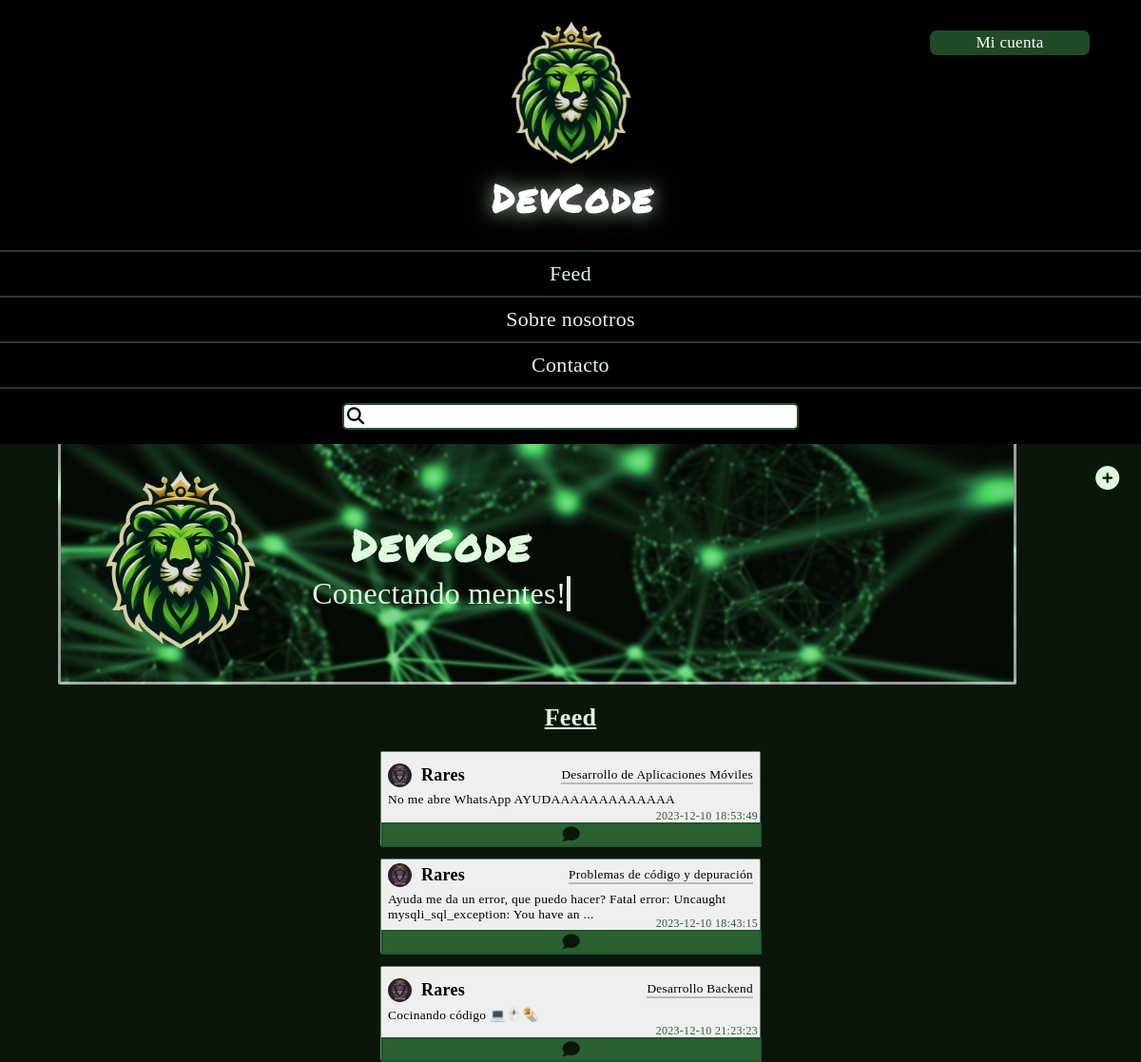
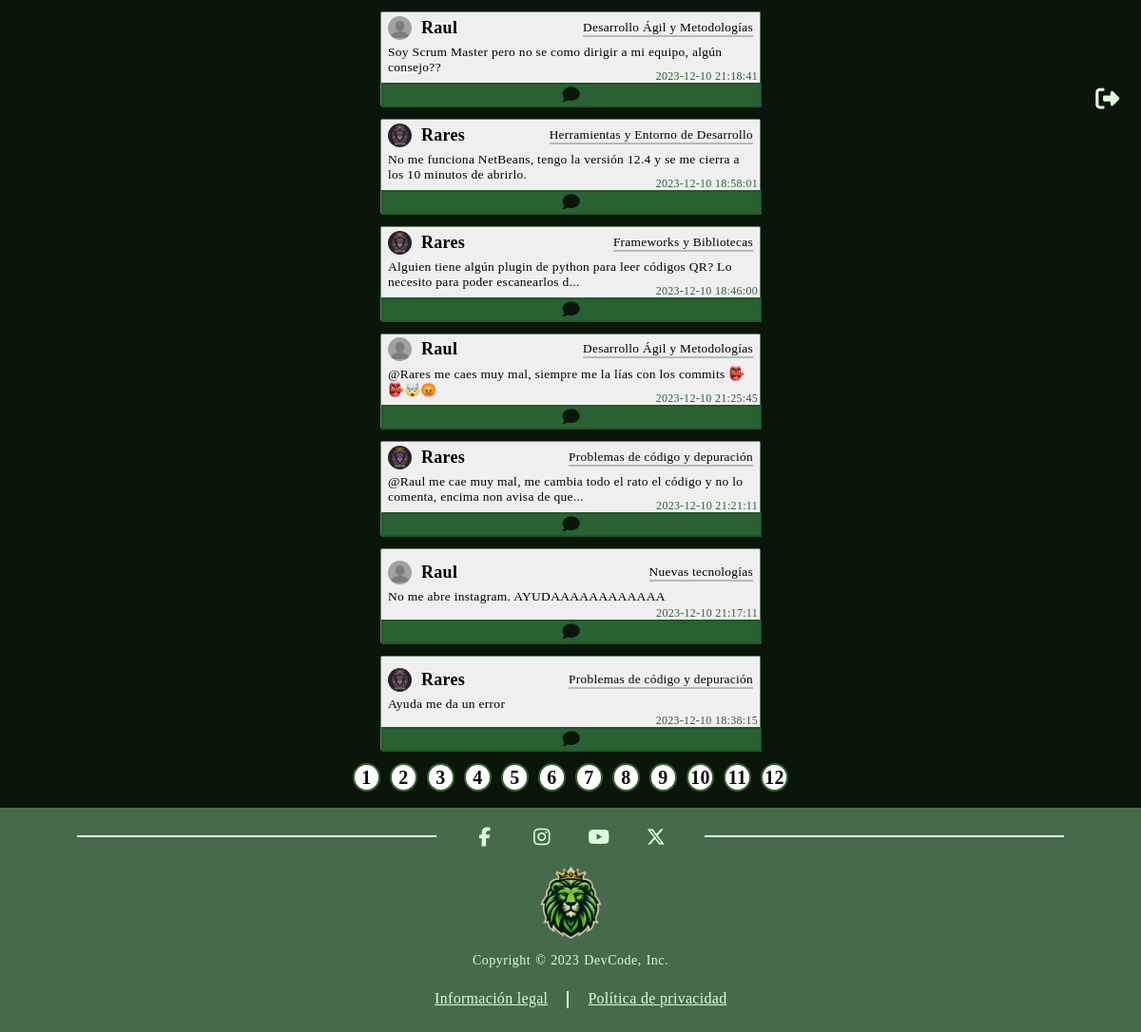
The page /destacados.php (signed in) on the database its author committed (2 pictures, top to bottom).
### tables this page shows
CREATE TABLE `feed` (
  `id` int(11) NOT NULL,
  `name` varchar(80) NOT NULL,
  `path_image` varchar(400) DEFAULT NULL,
  `text` text NOT NULL,
  `likes` int(11) NOT NULL,
  `id_user` int(11) NOT NULL,
  `fecha_hora` datetime NOT NULL DEFAULT current_timestamp()
);

CREATE TABLE `usuario` (
  `id` int(11) NOT NULL,
  `name` varchar(50) NOT NULL,
  `surname` varchar(60) NOT NULL,
  `user_name` varchar(40) NOT NULL,
  `password` varchar(30) NOT NULL,
  `email` varchar(100) NOT NULL,
  `phone` int(15) NOT NULL,
  `birth` date NOT NULL,
  `pass_question` varchar(50) NOT NULL,
  `pass_answer` varchar(50) NOT NULL,
  `followers` int(11) NOT NULL,
  `follows` int(11) NOT NULL,
  `path_img_profile` varchar(535) NOT NULL
);

### src/bbdd/bbdd.php (called while the page is built, shortened)
<?php
    class BBDD {
        public $descriptor;
        private $resultado;
        function __construct($servidor, $user, $pass, $base_datos, $puerto, $socket) {
            $this->servidor = $servidor;
            $this->user = $user;
            $this->pass = $pass;
            $this->base_datos = $base_datos;
            $this->puerto = $puerto;
            $this->socket = $socket;
            $this->descriptor = mysqli_connect($this->servidor, $this->user, $this->pass, $this->base_datos, $this->puerto, $this->socket);
        }
        public function consulta($consulta) {
            $this->resultado = mysqli_query($this->descriptor, $consulta);
        }
        public function extraer_registro(){
            if ($fila =  mysqli_fetch_array($this->resultado, MYSQLI_ASSOC)) {
                return $fila;
            } else {
                return false;
            }
        }
    }
    $host="localhost";
    $user="root";
    $password="";
    $dbname="devcode";
    $port=3306;
    $socket="";
    $MyBBDD = new BBDD($host, $user, $password, $dbname, $port, $socket);
?>

### src/destacados.php (the view, shortened to what this page needs)
<!DOCTYPE html>
<html lang="es">
    <head>
    <link rel="stylesheet" href="https://cdnjs.cloudflare.com/ajax/libs/font-awesome/4.7.0/css/font-awesome.css" />
    <link rel="stylesheet" href="css/index.css">
    <link rel="stylesheet" href="css/header.css">
    <link rel="stylesheet" href="css/menu-derecho.css">
    <link rel="stylesheet" href="css/publicar-no-login.css">
    <link rel="stylesheet" href="css/footer.css">
        <?php require "./inc/sesiones.php" ?>
        <link rel="stylesheet" href="css/destacados.css">
    </head>
    <body>
        <?php include "./inc/header.php";
        ?>
        <main>
        <div id="portada">
            <img src="img\logo.png" alt="" srcset="" id="img-logo">
            <div id="texto-portada">
                <h1>DevCode</h1>
                <span>Conectando mentes!</span>
            </div>
        </div>
            <h2 class="ult">Feed</h2>
                <div id="publicaciones">
                    <?php
                        $publicacionesPorPagina = 10;
                        $mostrar = true;
                        $dato = "";
                        if (isset($_GET['pagina'])) {
                            $paginaActual = (int)$_GET['pagina'];
                        } else {
                            $paginaActual = 1;
                        }
                        $indicePrimeraPublicacion = ($paginaActual - 1) * $publicacionesPorPagina;
                        if (isset($_POST["search"])) {
                            $busqueda = true;
                            $dato = $_POST["search"];
                            $consulta = "
                                SELECT * FROM feed WHERE name LIKE '%$dato%'
                                UNION
                                SELECT * FROM feed WHERE text LIKE '%$dato%' LIMIT $publicacionesPorPagina OFFSET $indicePrimeraPublicacion;";
                            $res = mysqli_query($MyBBDD->descriptor, $consulta);
                            $count = 0;
                            if (mysqli_num_rows($res) > 0) {
                                echo '<div class="columnas">';
                                while ($fila = mysqli_fetch_array($res)) {
                                    if ($count % 5 == 0) {
                                        if ($count > 0) {
                                            echo '</div>';
                                        } else {
                                            echo '';
                                        }
                                        echo '<div class="columna">';
                                    }
                                    $MyBBDD->consulta("SELECT * FROM usuario WHERE id = ".$fila['id_user'].";");
                                    $filaUsuario = $MyBBDD->extraer_registro();
                                    echo '<form method="post" action="publicacion.php" enctype="multipart/form-data">
                                                <input type="hidden" value="'.$filaUsuario['user_name'].'" name="user_name">
                                                <input type="hidden" value="'.$filaUsuario['path_img_profile'].'" name="user_img">
                                                <input type="hidden" value="'.$fila['name'].'" name="name">
                                                <input type="hidden" value="'.$fila['id_user'].'" name="id_user">
                                                <input type="hidden" value="'.$fila['text'].'" name="text">
                                                <input type="hidden" value="'.$fila['fecha_hora'].'" name="fecha_hora">
                                                <input type="hidden" value="'.$fila['path_image'].'" name="path_image">
                                                <input type="hidden" value="'.$fila['id'].'" name="id_feed">
                                                <div class="publicacion" style="cursor:pointer;">
                                                    <button type="submit" class="mi_submit" name="mi_submit" id="mi_submit">
                                                        <div class="cosas_usuario">
                                                            <div class="cosas_usuario_">';
                                                            $carpeta = "./img-users/carpeta" . $filaUsuario['id'];
                                                                if(file_exists($carpeta)){
                                                                    echo '<div class="foto_user"><img src="'.$filaUsuario['path_img_profile'].'"></div>';
                                                                }else{
                                                                    echo'<div class="foto_user"><img src="./img-users/foto-perfil-predeterminada.jpg"></div>';
                                                                }
                                                            echo '<div class="user_name">'.$filaUsuario['user_name'].'</div>
                                                            </div>
                                                            <div class="tematica">'.$fila['name'].'</div>
                                                        </div>
                                                        <div class="contenido">'.$fila['text'].'</div>
                                                        <div class="fecha">'.$fila['fecha_hora'].'</div>
                                                    </button>
                                                    <div class="likesYcomment">
                                                            <input type="hidden" value="'.$fila['id_user'].'" name="id_usuario">
                                                            <input type="hidden" value="'.$fila['id'].'" name="id_feed">
                                                            <button type="submit" class="mi_submit3" name="mi_submit" id="comentar">
                                                                <div class="comentario"><i class="fa-regular fa-comment"></i></div>
                                                            </button>
                                        </form>
                                                    </div>
                                                </div>';
                                    $count++;
                                }
                                echo '</div></div>';
                            }else{
                                echo '<h3 class="no_hay">No se han encontrado coincidencias</h3>';
                                $mostrar = false;
                            }
                        }else{
                            $busqueda = false;
                            $consulta = "SELECT * FROM feed ORDER BY likes DESC LIMIT $publicacionesPorPagina OFFSET $indicePrimeraPublicacion";
                            $res = mysqli_query($MyBBDD->descriptor, $consulta);
                            $count = 0;
                            echo '<div class="columnas">';
                            while ($fila = mysqli_fetch_array($res)) {
                                if ($count % 5 == 0) {
                                    echo '<div class="columna">';
                                }
                                $MyBBDD->consulta("SELECT * FROM usuario WHERE id = ".$fila['id_user'].";");
                                $filaUsuario = $MyBBDD->extraer_registro();
                                echo '<form method="post" action="publicacion.php" enctype="multipart/form-data">
                                            <input type="hidden" value="'.$filaUsuario['user_name'].'" name="user_name">
                                            <input type="hidden" value="'.$filaUsuario['path_img_profile'].'" name="user_img">
                                            <input type="hidden" value="'.$fila['name'].'" name="name">
                                            <input type="hidden" value="'.$fila['id_user'].'" name="id_user">
                                            <input type="hidden" value="'.$fila['text'].'" name="text">
                                            <input type="hidden" value="'.$fila['fecha_hora'].'" name="fecha_hora">
                                            <input type="hidden" value="'.$fila['path_image'].'" name="path_image">
                                            <input type="hidden" value="'.$fila['id'].'" name="id_feed">
                                            <div class="publicacion" style="cursor:pointer;">
                                                <button type="submit" class="mi_submit" name="mi_submit" id="mi_submit">
                                                    <div class="cosas_usuario">
                                                        <div class="cosas_usuario_">';
                                                        $carpeta = "./img-users/carpeta" . $filaUsuario['id'];
                                                        if(file_exists($carpeta)){
                                                            echo '<div class="foto_user"><img src="'.$filaUsuario['path_img_profile'].'"></div>';
                                                        }else{
                                                            echo'<div class="foto_user"><img src="./img-users/foto-perfil-predeterminada.jpg"></div>';
                                                        }
                                                        echo '<div class="user_name">'.$filaUsuario['user_name'].'</div>
                                                        </div>
                                                        <div class="tematica">'.$fila['name'].'</div>
                                                    </div>
                                                    <div class="contenido">'.$fila['text'].'</div>
                                                    <div class="fecha">'.$fila['fecha_hora'].'</div>
                                                </button>
                                                <div class="likesYcomment">
                                                        <input type="hidden" value="'.$fila['id_user'].'" name="id_usuario">
                                                        <input type="hidden" value="'.$fila['id'].'" name="id_feed">
                                                        <button type="submit" class="mi_submit3" name="mi_submit" id="comentar">
                                                            <div class="comentario"><i class="fa-regular fa-comment"></i></div>
                                                        </button>
                                    </form>
                                                </div>
                                            </div>';
                                $count++;
                            }
                        }
                        if($mostrar){
                            $consultaPaginacion = "";
                            if($busqueda){
                                $consultaPaginacion = "SELECT COUNT(*) as total
                                                    FROM (
                                                        SELECT * FROM feed WHERE name LIKE '%$dato%'
                                                        UNION
                                                        SELECT * FROM feed WHERE text LIKE '%$dato%'
                                                    ) AS total";
                            }else{
                                $consultaPaginacion = "SELECT COUNT(*) as total FROM feed";
                            }
                            $resultadoPaginacion = mysqli_query($MyBBDD->descriptor, $consultaPaginacion);
                            $filaTotal = mysqli_fetch_assoc($resultadoPaginacion);
                            $totalRegistros = $filaTotal['total'];
                            $totalPaginas = ceil($totalRegistros / $publicacionesPorPagina);
                            echo '<div class="paginacion">';
                            for ($i = 1; $i <= $totalPaginas; $i++) {
                                echo "<a href='?pagina=".$i."'>".$i."</a> ";
                            }
                            echo '</div>';
                        }
                    ?>
            <?php include "./inc/menu-derecho.php";?>
        </main>
        <?php include "./inc/footer.php"; ?>
    </body>
</html>

### rows shown on the page
feed: id_user.path_img_profile (picture), id_user.user_name "Rares", name "Desarrollo de Aplicaciones Móviles", text "No me abre WhatsApp AYUDAAAAAAAAAAAAA", fecha_hora "2023-12-10 18:53:49"
feed: id_user.path_img_profile (picture), id_user.user_name "Rares", name "Problemas de código y depuración", fecha_hora "2023-12-10 18:43:15"
feed: id_user.path_img_profile (picture), id_user.user_name "Rares", name "Desarrollo Backend", text "Cocinando código 💻🖱️🌯", fecha_hora "2023-12-10 21:23:23"
feed: id_user.user_name "Raul", name "Desarrollo Ágil y Metodologías", text "Soy Scrum Master pero no se como dirigir a mi equipo, algún consejo??", fecha_hora "2023-12-10 21:18:41"
feed: id_user.path_img_profile (picture), id_user.user_name "Rares", name "Herramientas y Entorno de Desarrollo", text "No me funciona NetBeans, tengo la versión 12.4 y se me cierra a los 10 minutos de abrirlo.", fecha_hora "2023-12-10 18:58:01"
feed: id_user.path_img_profile (picture), id_user.user_name "Rares", name "Frameworks y Bibliotecas", fecha_hora "2023-12-10 18:46:00"
feed: id_user.user_name "Raul", name "Desarrollo Ágil y Metodologías", text "@Rares me caes muy mal, siempre me la lías con los commits 👺👺🤯😡", fecha_hora "2023-12-10 21:25:45"
feed: id_user.path_img_profile (picture), id_user.user_name "Rares", name "Problemas de código y depuración", fecha_hora "2023-12-10 21:21:11"
feed: id_user.user_name "Raul", name "Nuevas tecnologías", text "No me abre instagram. AYUDAAAAAAAAAAAA", fecha_hora "2023-12-10 21:17:11"
feed: id_user.path_img_profile (picture), id_user.user_name "Rares", name "Problemas de código y depuración", text "Ayuda me da un error", fecha_hora "2023-12-10 18:38:15"
